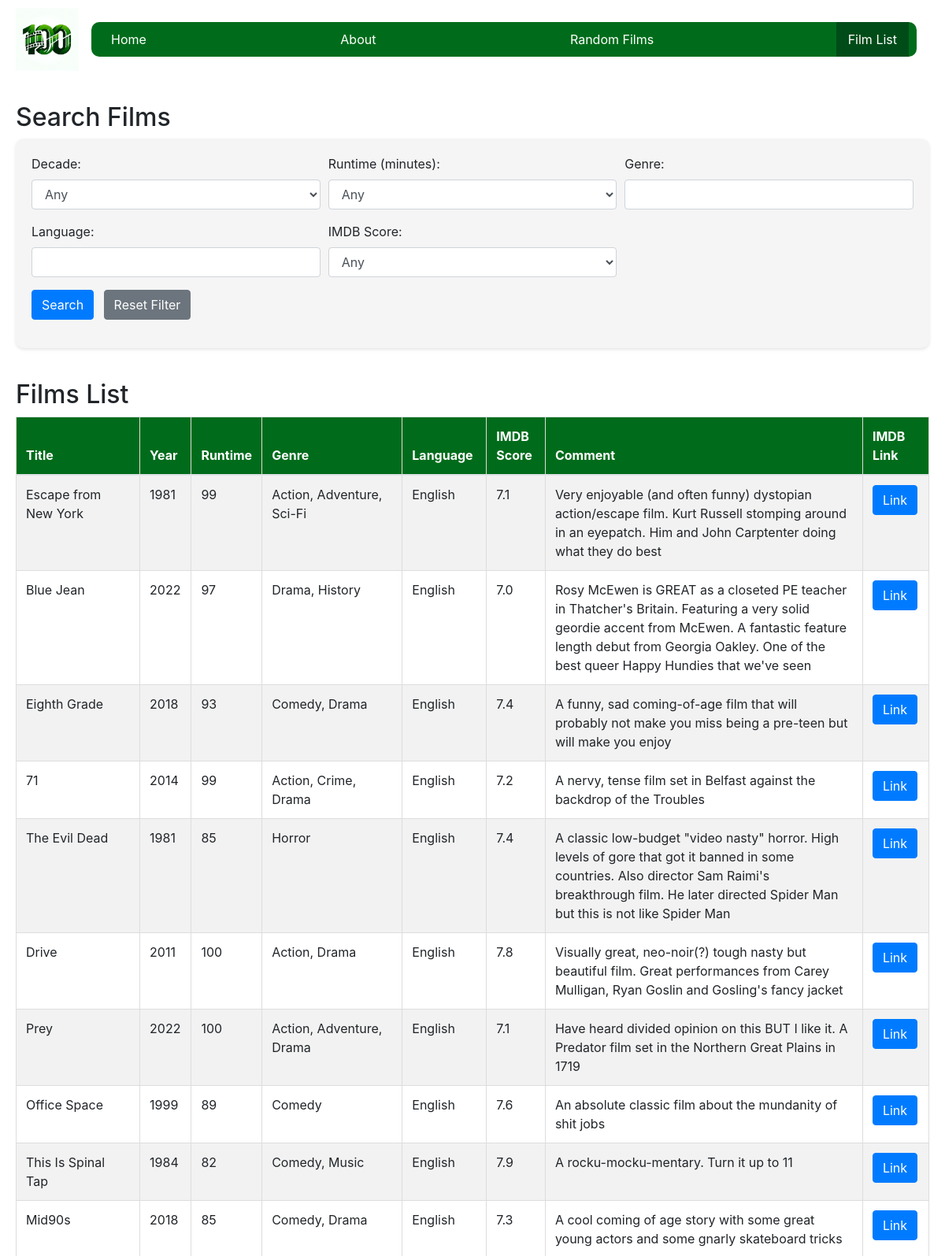
The page /film_list (upper part) on the database its author committed.
### tables this page shows
CREATE TABLE hhdata (
        ID INTEGER PRIMARY KEY AUTOINCREMENT,
        Name TEXT,
        Year INTEGER,
        Runtime INTEGER,
        Genre TEXT,
        Language TEXT,
        IMDBScore REAL,
        Comment TEXT,
        Link TEXT,
        TMDBkey TEXT
    );

### applauncher.py (the view)
@app.route('/film_list')
def film_list():
    decade = request.args.get('decade', 'any')
    genre = request.args.get('genre', 'any')
    runtime = request.args.get('runtime', 'any')
    language = request.args.get('language', 'any')
    imdb_score = request.args.get('imdb_score', 'any')
    films = fetch_films(decade=decade,genre=genre, runtime=runtime,language=language,imdb_score=imdb_score)
    return render_template('film_list.html', films=films, decade=decade,genre=genre, runtime=runtime,language=language,imdb_score=imdb_score)

### templates/film_list.html (shortened to what this page needs)
<!DOCTYPE html>
<html lang="en">
<head>
    <link rel="stylesheet" href="https://maxcdn.bootstrapcdn.com/bootstrap/4.5.2/css/bootstrap.min.css">
    <link rel="stylesheet" href="{{ url_for('static', filename='style.css') }}">
</head>
<body>
    <header class="header-navbar">
        <a href="/" class="logo-link">
            <img src="{{ url_for('static', filename='HappyHundies.png') }}" alt="Happy Hundies Logo" style="height: 80px;">
        </a>
        <nav class="navbar">
            <div class="navbar-links">
                <a href="/">Home</a>
                <a href="/about">About</a>
                <a href="/randomfilms">Random Films</a>
                <a class="active" href="/film_list">Film List</a>
            </div>
        </nav>
    </header>
<div class="filmlist-page-container">
    <h2>Search Films</h2>
    <div class="form-container">
        <form action="/film_list" method="get">
            <div class="form-row">
                <div class="form-group col-md-4">
                    <label for="decade">Decade:</label>
                    <select name="decade" class="form-control">
                        <option value="any" {% if not decade or decade == 'any' %}selected{% endif %}>Any</option>
                    </select>
                </div>
                <div class="form-group col-md-4">
                    <label for="runtime">Runtime (minutes):</label>
                    <select name="runtime" class="form-control">
                        <option value="any" {% if not runtime or runtime == 'any' %}selected{% endif %}>Any</option>
                    </select>
                </div>
                <div class="form-group col-md-4">
                    <label for="genre">Genre:</label>
                    <input type="text" name="genre" class="form-control" value="{{ genre if genre != 'any' else '' }}">
                </div>
            </div>
            <div class="form-row">
                <div class="form-group col-md-4">
                    <label for="language">Language:</label>
                    <input type="text" name="language" class="form-control" value="{{ language if language != 'any' else '' }}">
                </div>
                <div class="form-group col-md-4">
                    <label for="imdb_score">IMDB Score:</label>
                    <select name="imdb_score" class="form-control">
                        <option value="any" {% if not imdb_score or imdb_score == 'any' %}selected{% endif %}>Any</option>
                    </select>
                </div>
            </div>
            <div class="form-row">
                <div class="form-group col-md-12">
                    <input type="submit" value="Search" class="btn btn-primary">
                    <a href="{{ url_for('film_list') }}" class="btn btn-secondary ml-2">Reset Filter</a>
                </div>
            </div>
        </form>
    </div>
    <h2>Films List</h2>
    <div class="table-responsive d-none d-md-block">
        <table class="table table-striped">
            <thead>
                <tr>
                    <th>Title</th>
                    <th>Year</th>
                    <th>Runtime</th>
                    <th>Genre</th>
                    <th>Language</th>
                    <th>IMDB Score</th>
                    <th>Comment</th>
                    <th>IMDB Link</th>
                </tr>
            </thead>
            <tbody>
                {% for film in films %}
                    <tr>
                        <td>{{ film[1] }}</td>
                        <td>{{ film[2] }}</td>
                        <td>{{ film[3] }}</td>
                        <td>{{ film[4] }}</td>
                        <td>{{ film[5] }}</td>
                        <td>{{ film[6] }}</td>
                        <td>{{ film[7] }}</td>
                        <td>
                            {% if film[8] %}
                                <a href="{{ film[8] }}" target="_blank" class="btn btn-primary">Link</a>
                            {% endif %}
                        </td>
                    </tr>
                {% else %}
                    <tr>
                        <td colspan="8">No films found.</td>
                    </tr>
                {% endfor %}
            </tbody>
        </table>
    </div>
</div>
</body>
</html>

### static/style.css (style rules this page uses)
.header-navbar { display: flex; align-items: center; justify-content: space-between; padding: 10px 20px; background-color: #fff; box-sizing: border-box; }
.logo-link img, .index-logo img { height: 80px; }
.logo-link, .index-logo { flex-shrink: 0; }
.navbar { display: flex; align-items: center; flex-grow: 1; }
.navbar-links { display: flex; justify-content: space-between; align-items: center; flex-grow: 1; background-color: #006c1b; border-radius: 10px; padding: 0 10px; box-sizing: border-box; }
.navbar-links a { color: white; text-decoration: none; padding: 10px 15px; font-size: 16px; transition: background-color 0.3s; }
.navbar-links a.active, .navbar-links a:hover { background-color: #004c18; }
.form-container, .plucky-container { max-width: 100%; }
.filmlist-page-container, .intro-container { margin: 10px auto; padding: 20px; background-color: #f5f5f5; border-radius: 10px; box-sizing: border-box; max-width: 100%; }
.filmlist-page-container { background-color: #ffffff; }
.table { border-collapse: collapse; width: 100%; box-shadow: 0 2px 5px rgba(0,0,0,0.1); }
th, td { border: 1px solid #ddd; text-align: left; padding: 10px; }
th { background-color: #006c1b; color: white; }
.form-container { background-color: #f5f5f5; padding: 20px; border-radius: 10px; box-shadow: 0 2px 4px rgba(0,0,0,0.1); margin-bottom: 40px; box-sizing: border-box; }
@media (min-width: 769px) { .d-none { display: block !important; } }

### rows shown on the page
hhdata: Name "Escape from New York", Year "1981", Runtime "99", Genre "Action, Adventure, Sci-Fi", Language "English", IMDBScore "7.1", Comment "Very enjoyable (and often funny) dystopian action/escape film. Kurt Russell stomping around in an eyepatch. Him and John Carptenter doing what they do best"
hhdata: Name "Blue Jean", Year "2022", Runtime "97", Genre "Drama, History", Language "English", IMDBScore "7.0", Comment "Rosy McEwen is GREAT as a closeted PE teacher in Thatcher's Britain. Featuring a very solid geordie accent from McEwen. A fantastic feature length debut from Georgia Oakley. One of the best queer Happy Hundies that we've seen"
hhdata: Name "Eighth Grade", Year "2018", Runtime "93", Genre "Comedy, Drama", Language "English", IMDBScore "7.4", Comment "A funny, sad coming-of-age film that will probably not make you miss being a pre-teen but will make you enjoy"
hhdata: Name "71", Year "2014", Runtime "99", Genre "Action, Crime, Drama", Language "English", IMDBScore "7.2", Comment "A nervy, tense film set in Belfast against the backdrop of the Troubles"
hhdata: Name "The Evil Dead", Year "1981", Runtime "85", Genre "Horror", Language "English", IMDBScore "7.4", Comment "A classic low-budget \"video nasty\" horror. High levels of gore that got it banned in some countries. Also director Sam Raimi's breakthrough film. He later directed Spider Man but this is not like Spider Man"
hhdata: Name "Drive", Year "2011", Runtime "100", Genre "Action, Drama", Language "English", IMDBScore "7.8", Comment "Visually great, neo-noir(?) tough nasty but beautiful film. Great performances from Carey Mulligan, Ryan Goslin and Gosling's fancy jacket"
hhdata: Name "Prey", Year "2022", Runtime "100", Genre "Action, Adventure, Drama", Language "English", IMDBScore "7.1", Comment "Have heard divided opinion on this BUT I like it. A Predator film set in the Northern Great Plains in 1719"
hhdata: Name "Office Space", Year "1999", Runtime "89", Genre "Comedy", Language "English", IMDBScore "7.6", Comment "An absolute classic film about the mundanity of shit jobs"
hhdata: Name "This Is Spinal Tap", Year "1984", Runtime "82", Genre "Comedy, Music", Language "English", IMDBScore "7.9", Comment "A rocku-mocku-mentary. Turn it up to 11"
hhdata: Name "Mid90s", Year "2018", Runtime "85", Genre "Comedy, Drama", Language "English", IMDBScore "7.3", Comment "A cool coming of age story with some great young actors and some gnarly skateboard tricks"
